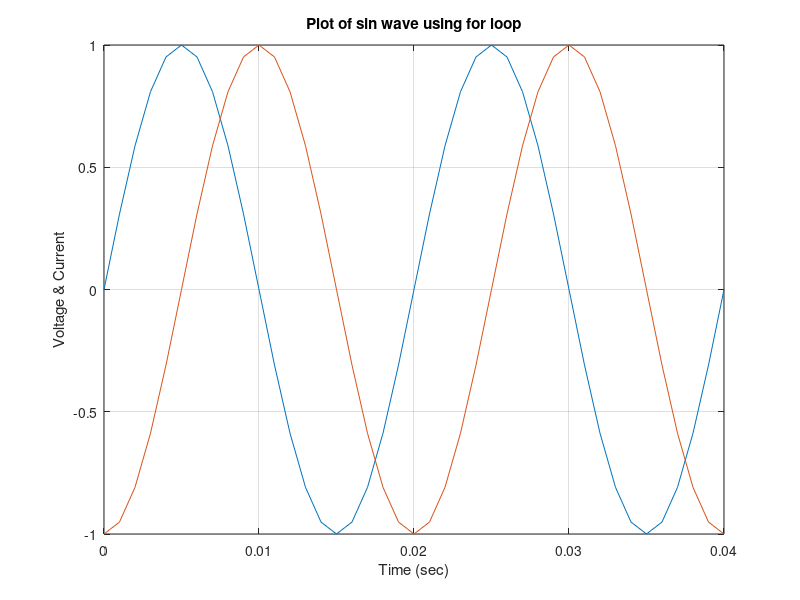

MATLAB code for this plot:
f = 50;
n = 1;
w = 2*pi*f;
phi = pi/2;
for t = 0:1e-3:0.04
v = sin(w*t);
i = sin(w*t-phi);
xt(n) = t;
xv(n) = v;
xi(n) = i;
n=n+1;
end
plot(xt, xv, xt, xi),
grid;
title('Plot of sin wave using for loop');
xlabel ('Time (sec)');
ylabel ('Voltage & Current');